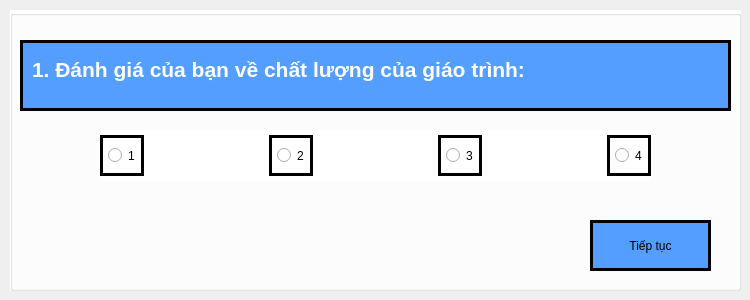
   <widget class="QWidget" name="page_1">
    <widget class="QGroupBox" name="groupBox_3">
     <property name="geometry">
      <rect>
       <x>10</x>
       <y>10</y>
       <width>731</width>
       <height>281</height>
      </rect>
     </property>
     <property name="styleSheet">
      <string notr="true">background-color: #ffffff;</string>
     </property>
     <property name="title">
      <string/>
     </property>
     <widget class="QTextBrowser" name="textBrowser_8">
      <property name="geometry">
       <rect>
        <x>10</x>
        <y>30</y>
        <width>711</width>
        <height>71</height>
       </rect>
      </property>
      <property name="styleSheet">
       <string notr="true">background-color: #549eff;
padding: 10px 5px;
border: 3px solid black;</string>
      </property>
      <property name="html">
       <string>&lt;!DOCTYPE HTML PUBLIC &quot;-//W3C//DTD HTML 4.0//EN&quot; &quot;http://www.w3.org/TR/REC-html40/strict.dtd&quot;&gt;
&lt;html&gt;&lt;head&gt;&lt;meta name=&quot;qrichtext&quot; content=&quot;1&quot; /&gt;&lt;style type=&quot;text/css&quot;&gt;
p, li { white-space: pre-wrap; }
&lt;/style&gt;&lt;/head&gt;&lt;body style=&quot; font-family:'PibotoLt'; font-size:8pt; font-weight:400; font-style:normal;&quot;&gt;
&lt;p style=&quot; margin-top:0px; margin-bottom:0px; margin-left:0px; margin-right:0px; -qt-block-indent:0; text-indent:0px;&quot;&gt;&lt;span style=&quot; font-size:16pt; font-weight:600; color:#ffffff;&quot;&gt;1. Đánh giá của bạn về chất lượng của giáo trình:&lt;/span&gt;&lt;/p&gt;&lt;/body&gt;&lt;/html&gt;</string>
      </property>
     </widget>
     <widget class="QPushButton" name="next">
      <property name="geometry">
       <rect>
        <x>580</x>
        <y>210</y>
        <width>121</width>
        <height>51</height>
       </rect>
      </property>
      <property name="styleSheet">
       <string notr="true">background-color: #549eff;
font: 75 italic 12pt &quot;Sans&quot;;
padding: 10px 5px;
border: 3px solid black;
</string>
      </property>
      <property name="text">
       <string>Tiếp tục</string>
      </property>
     </widget>
     <widget class="QWidget" name="layoutWidget">
      <property name="geometry">
       <rect>
        <x>90</x>
        <y>120</y>
        <width>551</width>
        <height>51</height>
       </rect>
      </property>
      <layout class="QHBoxLayout" name="horizontalLayout">
       <item>
        <widget class="QRadioButton" name="ra1_1">
         <property name="styleSheet">
          <string notr="true">font: 75 italic 12pt &quot;Sans&quot;;
padding: 10px 5px;
border: 3px solid black;</string>
         </property>
         <property name="text">
          <string>1</string>
         </property>
        </widget>
       </item>
       <item>
        <spacer name="horizontalSpacer">
         <property name="orientation">
          <enum>Qt::Horizontal</enum>
         </property>
         <property name="sizeHint" stdset="0">
          <size>
           <width>40</width>
           <height>20</height>
          </size>
         </property>
        </spacer>
       </item>
       <item>
        <widget class="QRadioButton" name="ra1_2">
         <property name="styleSheet">
          <string notr="true">font: 75 italic 12pt &quot;Sans&quot;;
padding: 10px 5px;
border: 3px solid black;
</string>
         </property>
         <property name="text">
          <string>2</string>
         </property>
        </widget>
       </item>
       <item>
        <spacer name="horizontalSpacer_2">
         <property name="orientation">
          <enum>Qt::Horizontal</enum>
         </property>
         <property name="sizeHint" stdset="0">
          <size>
           <width>40</width>
           <height>20</height>
          </size>
         </property>
        </spacer>
       </item>
       <item>
        <widget class="QRadioButton" name="ra1_3">
         <property name="styleSheet">
          <string notr="true">font: 75 italic 12pt &quot;Sans&quot;;
padding: 10px 5px;
border: 3px solid black;
</string>
         </property>
         <property name="text">
          <string>3</string>
         </property>
        </widget>
       </item>
       <item>
        <spacer name="horizontalSpacer_3">
         <property name="orientation">
          <enum>Qt::Horizontal</enum>
         </property>
         <property name="sizeHint" stdset="0">
          <size>
           <width>40</width>
           <height>20</height>
          </size>
         </property>
        </spacer>
       </item>
       <item>
        <widget class="QRadioButton" name="ra1_4">
         <property name="styleSheet">
          <string notr="true">font: 75 italic 12pt &quot;Sans&quot;;
padding: 10px 5px;
border: 3px solid black;</string>
         </property>
         <property name="text">
          <string>4</string>
         </property>
        </widget>
       </item>
      </layout>
     </widget>
    </widget>
   </widget>
